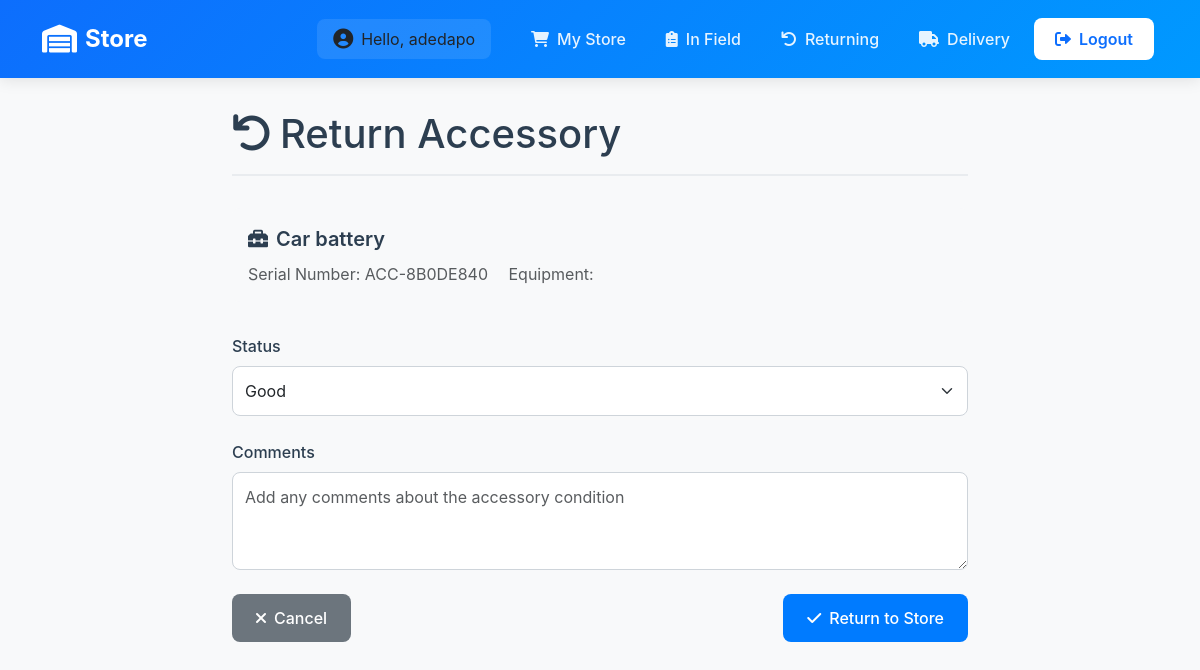
/inventory/return-accessory/6/ (signed in), run on an earlier commit of the app's database.
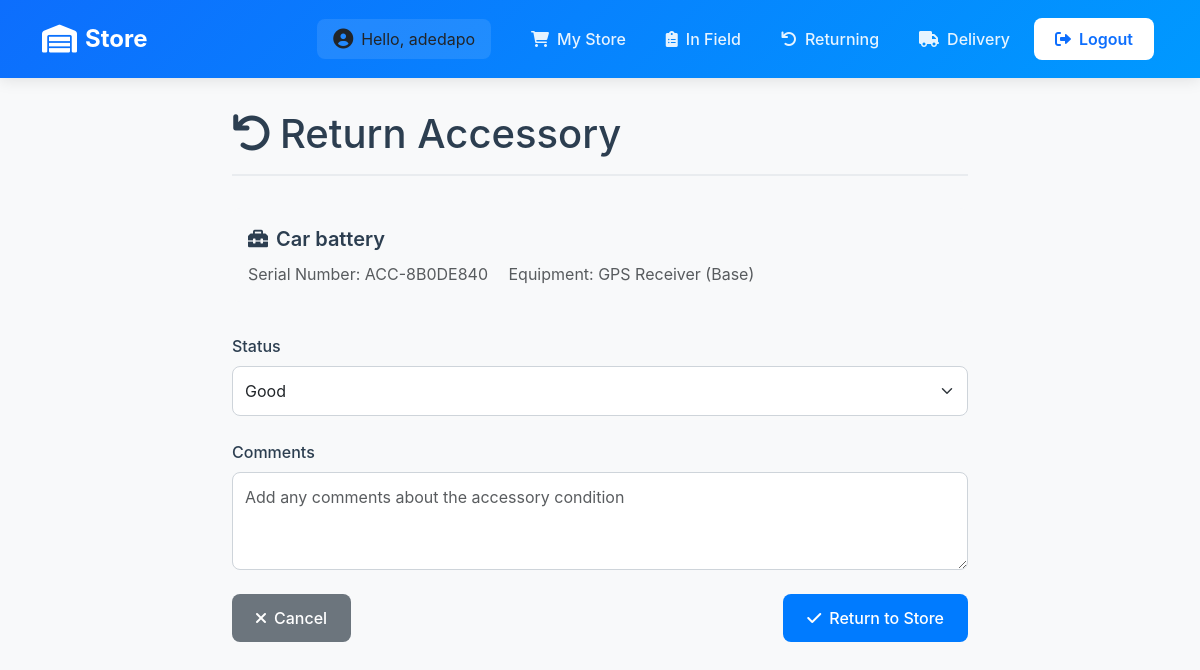
And on a later commit of the database.
### inventory/models.py (models this page shows, shortened)
class Accessory(models.Model):
    ACCESSORY_TYPES = (
        ("tracking_rod", "Tracking Rod"),
        ("tripod", "Tripod"),
        ("external_radio", "External Radio"),
        ("car_battery", "Car battery"),
        ("base_pole", "Base pole"),
        ("tribrach", "Tribrach"),
        ("reflector", "Reflector"),
        ("levelling_staff", "Levelling staff"),
        ("GNSS Battery", "GNSS Battery"),
        ("Pole", "Pole"),
        ("Mini Prism", "Mini Prism"),
        ("Sheet", "Sheet"),
        ("Total Station prism", "Total Station Prism"),
        ("Radio", "Radio"),
        ("gps_extension_bar", "GPS Extension Bar"),
        ("bar_port", "Bar Port"),
        ("powerbank", "Powerbank"),
        ("external_radio_antenna", "External Radio Antenna"),
        ("Data Logger", "Data Logger"),
    )
    STATUS_CHOICES = [
        ('Good', 'Good'),
        ('Needs Repair', 'Needs Repair'),
        ('Bad', 'Bad'),
    ]
    RETURN_STATUS_CHOICES = [
        ('In Use', 'In Use'),
        ('Returning', 'Returning'),
        ('Delivering', 'Delivering'),
        ('With Chief Surveyor', 'With Chief Surveyor'),
        ('In Store', 'In Store'),
        ('Returned', 'Returned'),
    ]
    name = models.CharField(max_length=100, help_text="Accessory name from CSV")
    manufacturer = models.CharField(max_length=100, null=True, blank=True, help_text="Manufacturer from CSV")
    serial_number = models.CharField(max_length=50, default=generate_serial_number, unique=True, help_text="Unique serial number for the accessory")
    equipment = models.ForeignKey(EquipmentsInSurvey, on_delete=models.CASCADE, related_name='accessories', null=True, blank=True)
    chief_surveyor = models.ForeignKey(User, on_delete=models.CASCADE, null=True, blank=True)
    surveyor_responsible = models.CharField(max_length=100, null=True, blank=True)
    condition = models.CharField(max_length=50, help_text="Physical condition from CSV", default='Good', null=True, blank=True)
    status = models.CharField(max_length=20, choices=STATUS_CHOICES, default='Good', null=True, blank=True)
    return_status = models.CharField(max_length=20, choices=RETURN_STATUS_CHOICES, default='In Store', null=True, blank=True)
    comment = models.TextField(null=True, blank=True)
    date_assigned = models.DateTimeField(null=True, blank=True, help_text="Date when accessory was assigned to user")
    date_returned = models.DateTimeField(null=True, blank=True)
    assigned_by = models.ForeignKey(User, on_delete=models.SET_NULL, null=True, blank=True, related_name='assigned_accessories')
    returned_by = models.ForeignKey(User, on_delete=models.SET_NULL, null=True, blank=True, related_name='returned_accessories')
    delivery_status = models.CharField(max_length=10, choices=[('Delivered', 'Delivered'), ('Delivering', 'Delivering'), ('Cancelled', 'Cancelled'), ('gap', 'gap')], null=True, blank=True,default="gap")

class EquipmentsInSurvey(models.Model):
    EQUIPMENT_CHOICES = [
        ('GPS Receiver (Base)', 'GPS Receiver (Base)'),
        ('GPS Receiver (Rover)', 'GPS Receiver (Rover)'),
        ('Data logger', 'Data logger'),
        ('External Radio', "External Radio"),
        ('Total Station', "Total Station"),
        ('Levelling Instrument', 'Levelling Instrument'),
        ('Eco Sounder', 'Eco Sounder'),
    ]
    owner_choice = [
        ('Hi-Tech', "Hi-Tech"),
        ("Sub-Contractor", "Sub-Contractor")
    ]
    name = models.CharField(max_length=100, help_text="Equipment Name", choices=EQUIPMENT_CHOICES)
    date_of_receiving_from_supplier = models.DateField(default=timezone.now, help_text="Date when equipment was received from supplier")
    supplier = models.CharField(max_length=100, help_text="Manufacturer/Model from CSV")
    owner = models.CharField(max_length=20, choices=owner_choice)
    serial_number = models.CharField(max_length=100, help_text="Equipment Serial Number")
    condition = models.CharField(max_length=50, help_text="Equipment condition from CSV", default="Good")
    CONDITION_AFTER_USE_CHOICES = [
        ("Good", "Good"),
        ("Need Repair", "Need Repair")
    ]
    chief_surveyor = models.ForeignKey(User, on_delete=models.CASCADE, null=True, blank=True)
    surveyor_responsible = models.CharField(max_length=100, null=False, blank=True, help_text="Name of the surveyor responsible for the equipment",  default="gap")
    quantity = models.PositiveBigIntegerField(default=1, help_text="Number of Quantity")
    project = models.CharField(max_length=20, choices=[('Coastal Road', 'Coastal Road'), ('Sokoto', 'Sokoto'), ('gap', 'gap')], blank=True, null=True, help_text="Project Name", default="gap")
    section = models.CharField(max_length=100, null=True, blank=True)
    date_receiving_from_department = models.DateField(default=timezone.now, help_text="Date when the equipment was received from the department")
    status = models.CharField(choices=[('In Store', 'In Store'), ('In Field', 'In Field'), ('With Chief Surveyor', 'With Chief Surveyor'), ('Returning', 'Returning'), ('Delivering', 'Delivering')], max_length=100, default='In Store', blank=True, null=True, help_text="Current status of the equipment")
    delivery_status = models.CharField(max_length=10, choices=[('Delivered', 'Delivered'), ('Delivering', 'Delivering'), ('Cancelled', 'Cancelled')], null=True, blank=True)
    return_comment = models.TextField(null=True, blank=True, help_text="Comment when equipment is returned", default="gap")
    return_date = models.DateTimeField(null=True, blank=True, help_text="Date when equipment was returned")

### inventory/views.py (the view, shortened to what this page needs)
# urls.py: path('return-accessory/<int:id>/', views.return_accessory, name='return_accessory'),
@login_required
def return_accessory(request, id):
    accessory = get_object_or_404(Accessory, id=id)
    return render(request, 'inventory/return_accessory.html', {
        'accessory': accessory,
        'equipment': accessory.equipment
    })

### inventory/context_processors.py (called while the page is built)
def is_admin(request):
    return {'is_admin': request.user.is_authenticated and request.user.is_superuser}

### inventory/templates/inventory/return_accessory.html (shortened to what this page needs)
{% extends 'base/base_dashboard.html' %}
{% load static %}
{% block content %}
<div class="container">
    <div class="form-container">
        <h1 class="page-title">
            <i class="fas fa-undo me-2"></i>Return Accessory
        </h1>
        <div class="equipment-info">
            <div class="equipment-name">
                <i class="fas fa-toolbox me-2"></i>{{ accessory.name }}
            </div>
            <div class="equipment-details">
                <span class="text-muted">Serial Number: {{ accessory.serial_number }}</span>
                <span class="text-muted ms-3">Equipment: {{ accessory.equipment.name }}</span>
            </div>
        </div>
        <form method="post" enctype="multipart/form-data">
            <div class="form-group">
                <label class="form-label">Status</label>
                <select name="status" class="form-select">
                    {% for value, label in accessory.STATUS_CHOICES %}
                        <option value="{{ value }}" {% if value == accessory.status %}selected{% endif %}>
                            {{ label }}
                        </option>
                    {% endfor %}
                </select>
            </div>
            <div class="form-group">
                <label class="form-label">Comments</label>
                <textarea name="comment" class="form-control" rows="3"
                        placeholder="Add any comments about the accessory condition">{{ accessory.comment }}</textarea>
            </div>
            <div class="d-flex justify-content-between mt-4">
                <a href="#" class="btn btn-secondary">
                    <i class="fas fa-times me-2"></i>Cancel
                </a>
                <button type="submit" class="btn btn-primary">
                    <i class="fas fa-check me-2"></i>Return to Store
                </button>
            </div>
        </form>
    </div>
</div>
{% endblock %}

What changed in the data, as far as the page shows it:
changed Accessory "Car battery": equipment.name (not shown) → "GPS Receiver (Base)"
